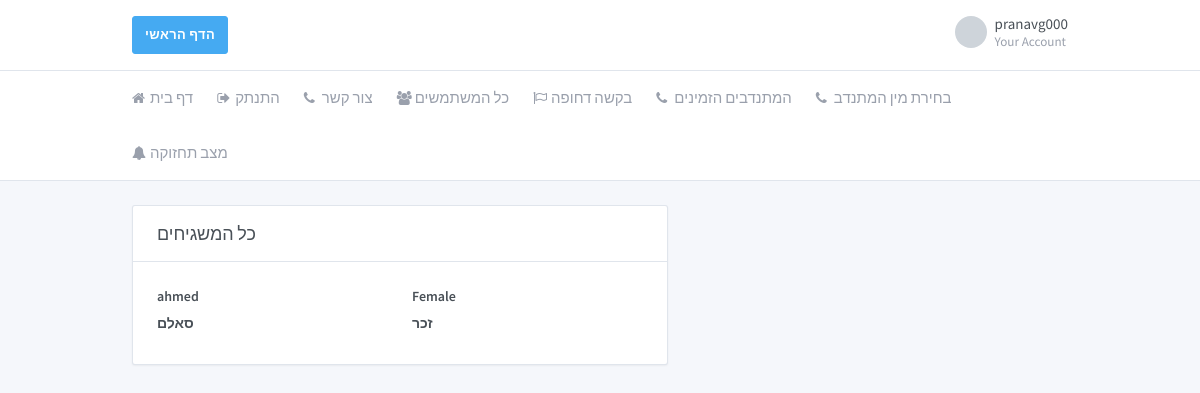
The app's page /profiles_gender/ (signed in) with its own data.
### core/models.py (models this page shows, shortened)
class Profile(models.Model):
    user = models.OneToOneField(User, on_delete=models.CASCADE)
    profile_photo = models.FileField(default='default.jpg', upload_to='profile_photos')
    status_info = models.CharField(max_length=10, choices=Status_Info_CHOICES, default='זמין')
    is_volunteer = models.BooleanField(default=False)
    is_active = models.BooleanField(default=True)
    phone_regex = RegexValidator(regex=r'^\+?1?\d{9,10}$',
                                 message="Phone number must be entered in the format: '+0000000000'")
    phone_number = models.CharField(validators=[phone_regex], max_length=10, blank=True)
    gender = models.CharField(max_length=10, choices=GENDER_CHOICES, default='זכר')
    address = models.CharField(max_length=40, choices=ADDRESS_CHOICES, default='BeerSheba')
    rating = models.CharField(max_length=10, choices=Rating_CHOICES, default='good')

### core/views.py (the view)
# urls.py: url(r'^profiles_gender/$', views.get_all_volunteers_gender, name='core/profiles_gender.html'),
def get_all_volunteers_gender(request):
    context = {}
    context.update({'all_volunteers': get_all_volunteers()})
    return render(request, 'core/profiles_gender.html', context)

### core/views.py (called while the page is built)
def get_all_volunteers():
    result = list()
    users_list = Profile.objects.all()
    for user_item in users_list:
        if getattr(user_item, "is_volunteer"):
            result.append(user_item)
    return result

### core/templates/core/profiles_gender.html (shortened to what this page needs)
{%load static %}
{% load crispy_forms_tags %}
<!doctype html>
<html dir="ltr" lang="en">
<head>
    <link href="https://maxcdn.bootstrapcdn.com/font-awesome/4.7.0/css/font-awesome.min.css" rel="stylesheet">
    <link href="{%static 'core/dashboard.css'%}" rel="stylesheet"/>
</head>
<body>
<div class="page">
    <div class="page-main">
        <div class="header py-4">
            <div class="container">
                <div class="d-flex">
                    <a type="button" class="btn btn-info" href="{%url 'home'%}">הדף הראשי</a>
                    <div class="d-flex order-lg-2 ml-auto">
                        <div class="dropdown">
                            <a class="nav-link pr-0 leading-none" data-toggle="dropdown"
                               href="{%url 'profile' user.username%}">
                                <span class="avatar"
                                      style="background-image: url({{user.profile.profile_photo.url}})"></span>
                                <span class="ml-2 d-none d-lg-block">
                      <span class="text-default">{{user.username}}</span>
                      <small class="text-muted d-block mt-1">Your Account</small>
                    </span>
                            </a>
                        </div>
                    </div>
                </div>
            </div>
        </div>
        <div class="header collapse d-lg-flex p-0" id="headerMenuCollapse">
            <div class="container">
                <div class="row align-items-center">
                    <div class="col-lg order-lg-first">
                        <ul class="nav nav-tabs border-0 flex-column flex-lg-row">
                            <li class="nav-item">
                                <a class="nav-link" href="{%url 'home'%}"><i class="fa fa-home"></i> דף בית</a>
                            </li>
                            <li class="nav-item">
                                <a class="nav-link" href="{%url 'logout'%}"><i class="fa fa-sign-out"></i> התנתק </a>
                            </li>
                            <li class="nav-item">
                                <a class="nav-link" href="/contact_us/"><i class="fa fa-phone"></i> צור קשר </a>
                            </li>
                            <li class="nav-item">
                                <a class="nav-link" href="/all_profiles/"><i class="fa fa-users"></i> כל המשתמשים </a>
                            </li>
                            {% if not person.profile.is_volunteer %}
                            <li class="nav-item">
                                <a class="nav-link" href="/urgent_request/"><i class="fa fa-flag-o"></i> בקשה דחופה </a>
                            </li>
                            <li class="nav-item">
                               <a class="nav-link" href="/available_profiles/"><i class="fa fa-phone"></i>המתנדבים הזמינים</a>
                            </li>
                            <li class="nav-item">
                               <a class="nav-link" href="/profiles_gender/"><i class="fa fa-phone"></i>בחירת מין המתנדב</a>
                            </li>
                            <li class="nav-item">
                                   <a class="nav-link" href="/updates/"><i class="fa fa-bell"></i>מצב תחזוקה</a>
                                </li>
                            {%endif%}
                        </ul>
                    </div>
                </div>
            </div>
        </div>
        <div class="my-3 my-md-5">
            <div class="container">
                <div class="row">
                    <div class="col-lg-7">
                        <div class="card">
                            <div class="card-header">
                                <h3 class="card-title">כל המשגיחים </h3>
                            </div>
                            <div class="card-body">
                                {%for volunteer in all_volunteers%}
                                <div class="row">
                                    <div class="col">
                                        <a class="text-default"
                                           href="{%url 'profile' volunteer.user.username%}"><label
                                                class="form-label">{{volunteer.user.username}}</label></a>
                                    </div>
                                    <div class="col">
                                        <a class="text-default"><label
                                                class="form-label">{{volunteer.gender}}</label></a>
                                    </div>
                                </div>
                                {%endfor%}
                            </div>
                        </div>
                    </div>
                    <div class="col-lg-2">
                    </div>
                </div>
            </div>
        </div>
    </div>
</div>
</body>
</html>

### records on screen
Profile: user.username "ahmed", gender "Female"
Profile: user.username "סאלם", gender "זכר"

### other values on screen
{{ user.username }} "pranavg000"
